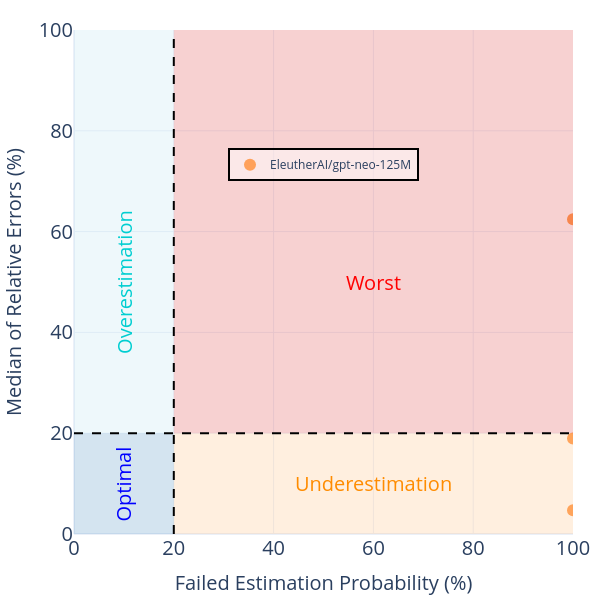

The notebook cell saved with this chart:
### Code cell
fig = e_plot.llm_plot_probability_estimation_vs_error_scatter_diagram_model_base(
    title="Evaluation-Comparison of Success Rate vs Relative Error-SGD",
    data_dir=project_base,
    image_size=(800, 800),
    title_font_size=35,
    legend_font_size=30,
    tickfont_size=25,
    quadrant_font_size=40,
    marker_size=16,
    view_mode=True
)
fig.show()

### Figure 1 — Plotly figure (JSON) as saved in the notebook; plotly's stock layout.template omitted (floating-point values rounded to 4 significant figures)
{"data": [{"customdata": [[5, 0], [5, 0], [5, 0]], "hovertemplate": "model=EleutherAI/gpt-neo-125M<br>Failed Estimation Probability  (%)=%{x}<br>Relative Error (%)=%{y}<br>Correct_Estimation_False_Count=%{customdata[0]}<br>Correct_Estimation_True_Count=%{customdata[1]}<extra></extra>", "legendgroup": "EleutherAI/gpt-neo-125M", "marker": {"color": "#FFA15A", "symbol": "circle", "size": 12}, "mode": "markers", "name": "EleutherAI/gpt-neo-125M", "orientation": "v", "showlegend": true, "x": [100.0, 100.0, 100.0], "xaxis": "x", "y": [18.96, 62.47, 4.69], "yaxis": "y", "type": "scatter"}], "layout": {"xaxis": {"anchor": "y", "domain": [0.0, 1.0], "title": {"text": "Failed Estimation Probability (%)", "font": {"size": 20}}, "tickfont": {"size": 20}, "range": [0, 100]}, "yaxis": {"anchor": "x", "domain": [0.0, 1.0], "title": {"text": "Median of Relative Errors (%)", "font": {"size": 20}}, "tickfont": {"size": 20}, "range": [0, 100]}, "legend": {"title": {}, "tracegroupgap": 0, "font": {"size": 12}, "orientation": "v", "yanchor": "bottom", "y": 0.7, "xanchor": "center", "x": 0.5, "bgcolor": "rgba(255,255,255,0.5)", "bordercolor": "Black", "borderwidth": 2}, "margin": {"t": 30, "l": 20, "r": 10, "b": 50}, "shapes": [{"fillcolor": "rgba(44, 123, 182, 0.2)", "line": {"width": 0}, "type": "rect", "x0": 0, "x1": 20, "y0": 0, "y1": 20}, {"fillcolor": "rgba(253, 174, 97, 0.2)", "line": {"width": 0}, "type": "rect", "x0": 20, "x1": 100, "y0": 0, "y1": 20}, {"fillcolor": "rgba(171, 217, 233, 0.2)", "line": {"width": 0}, "type": "rect", "x0": 0, "x1": 20, "y0": 20, "y1": 100}, {"fillcolor": "rgba(215, 25, 28, 0.2)", "line": {"width": 0}, "type": "rect", "x0": 20, "x1": 100, "y0": 20, "y1": 100}, {"line": {"color": "black", "dash": "dash", "width": 2}, "type": "line", "x0": 20, "x1": 20, "y0": 0, "y1": 100}, {"line": {"color": "black", "dash": "dash", "width": 2}, "type": "line", "x0": 0, "x1": 100, "y0": 20, "y1": 20}], "annotations": [{"font": {"color": "blue", "size": 20}, "showarrow": false, "text": "Optimal", "textangle": -90, "x": 10.0, "xanchor": "center", "y": 10.0, "yanchor": "middle"}, {"font": {"color": "DarkOrange", "size": 20}, "showarrow": false, "text": "Underestimation", "x": 60.0, "xanchor": "center", "y": 10.0, "yanchor": "middle"}, {"font": {"color": "DarkTurquoise", "size": 20}, "showarrow": false, "text": "Overestimation", "textangle": -90, "x": 10.0, "xanchor": "center", "y": 50.0, "yanchor": "middle"}, {"font": {"color": "red", "size": 20}, "showarrow": false, "text": "Worst", "x": 60.0, "xanchor": "center", "y": 50.0, "yanchor": "middle"}], "font": {"size": 20}, "width": 600, "height": 600}}
